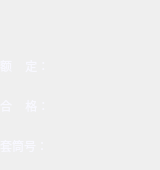
          <widget class="QWidget" name="stackedWidget_4Page1">
           <widget class="QWidget" name="layoutWidget5">
            <property name="geometry">
             <rect>
              <x>0</x>
              <y>50</y>
              <width>151</width>
              <height>31</height>
             </rect>
            </property>
            <layout class="QHBoxLayout" name="horizontalLayout_2">
             <item>
              <widget class="QLabel" name="label_2">
               <property name="styleSheet">
                <string notr="true">font: 12pt &quot;黑体&quot;;
color: rgb(248, 248, 255);</string>
               </property>
               <property name="text">
                <string>额    定：</string>
               </property>
              </widget>
             </item>
             <item>
              <widget class="QLabel" name="label_lsnum">
               <property name="styleSheet">
                <string notr="true">font: 12pt &quot;黑体&quot;;
color: rgb(248, 248, 255);</string>
               </property>
               <property name="text">
                <string/>
               </property>
              </widget>
             </item>
            </layout>
           </widget>
           <widget class="QWidget" name="layoutWidget4">
            <property name="geometry">
             <rect>
              <x>0</x>
              <y>90</y>
              <width>151</width>
              <height>31</height>
             </rect>
            </property>
            <layout class="QHBoxLayout" name="horizontalLayout_3">
             <item>
              <widget class="QLabel" name="label_3">
               <property name="styleSheet">
                <string notr="true">font: 12pt &quot;黑体&quot;;
color: rgb(248, 248, 255);</string>
               </property>
               <property name="text">
                <string>合    格：</string>
               </property>
              </widget>
             </item>
             <item>
              <widget class="QLabel" name="label_hege">
               <property name="styleSheet">
                <string notr="true">font: 12pt &quot;黑体&quot;;
color: rgb(248, 248, 255);</string>
               </property>
               <property name="text">
                <string/>
               </property>
              </widget>
             </item>
            </layout>
           </widget>
           <widget class="QWidget" name="layoutWidget">
            <property name="geometry">
             <rect>
              <x>0</x>
              <y>130</y>
              <width>151</width>
              <height>31</height>
             </rect>
            </property>
            <layout class="QHBoxLayout" name="horizontalLayout">
             <item>
              <widget class="QLabel" name="label_taotong_name">
               <property name="styleSheet">
                <string notr="true">font: 12pt &quot;黑体&quot;;
color: rgb(248, 248, 255);</string>
               </property>
               <property name="text">
                <string>套筒号：</string>
               </property>
              </widget>
             </item>
             <item>
              <widget class="QLabel" name="label_taotong">
               <property name="styleSheet">
                <string notr="true">font: 12pt &quot;黑体&quot;;
color: rgb(248, 248, 255);</string>
               </property>
               <property name="text">
                <string/>
               </property>
              </widget>
             </item>
            </layout>
           </widget>
          </widget>
